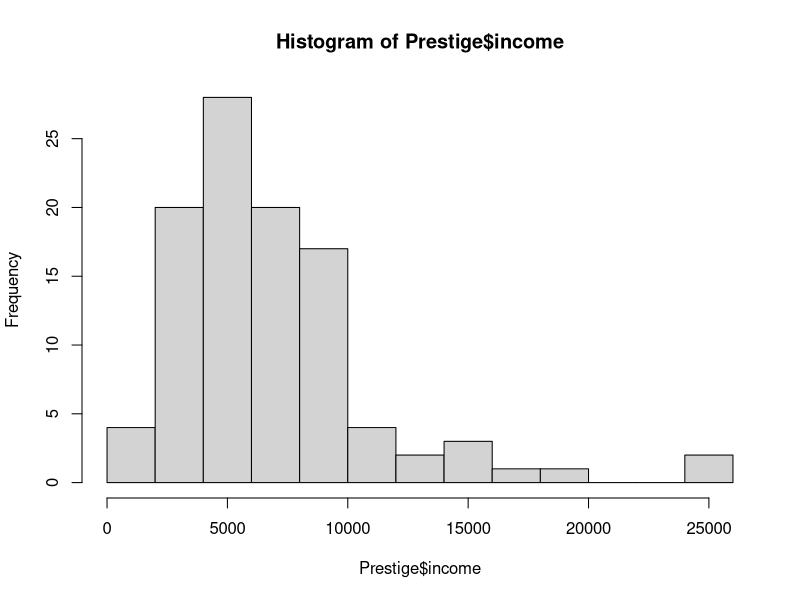

This figure's R source:
## StatComp 19/20 
## Workshop 4
## 10/27/19
require(car)
data("Prestige")

# plot data for variable income in a histogram
hist(Prestige$income, breaks = 15) # number of bins set to 15
xbar <- mean(Prestige$income)
devs <- Prestige$income - xbar # deviations
sqdevs <-(devs)^2 # squared deviance
ssqdevs <- sum(sqdevs) # sum of all squared deviances
varincome <- ssqdevs/(length(Prestige$income)); varincome
sdincome <- sqrt(varincome); sdincome
var(Prestige$income); sd(Prestige$income)

# linear transformation
linTransform <- function(x) {
    xmax = max(Prestige$income); xmin = min(Prestige$income)
    y = (x/(xmax - xmin)) - (xmin/(xmax - xmin))

    return(y)
}
# apply transformation
Prestige$incomeTransform = linTransform(Prestige$income); Prestige$incomeTransform
# calculate sd
sd(Prestige$incomeTransform) # 0.1680355
range(Prestige$incomeTransform) # all values are between 0 and 1

# Rough interpretation of SD
# intervals [mean - 2*sd; mean + 2*sd]
lowerBound = mean(Prestige$education) - 2*sd(Prestige$education); upperBound = mean(Prestige$education) + 2*sd(Prestige$education)
# how many values in these boundaries?
vals = length(Prestige$education[lowerBound:upperBound]) # 11
quantile(vals)